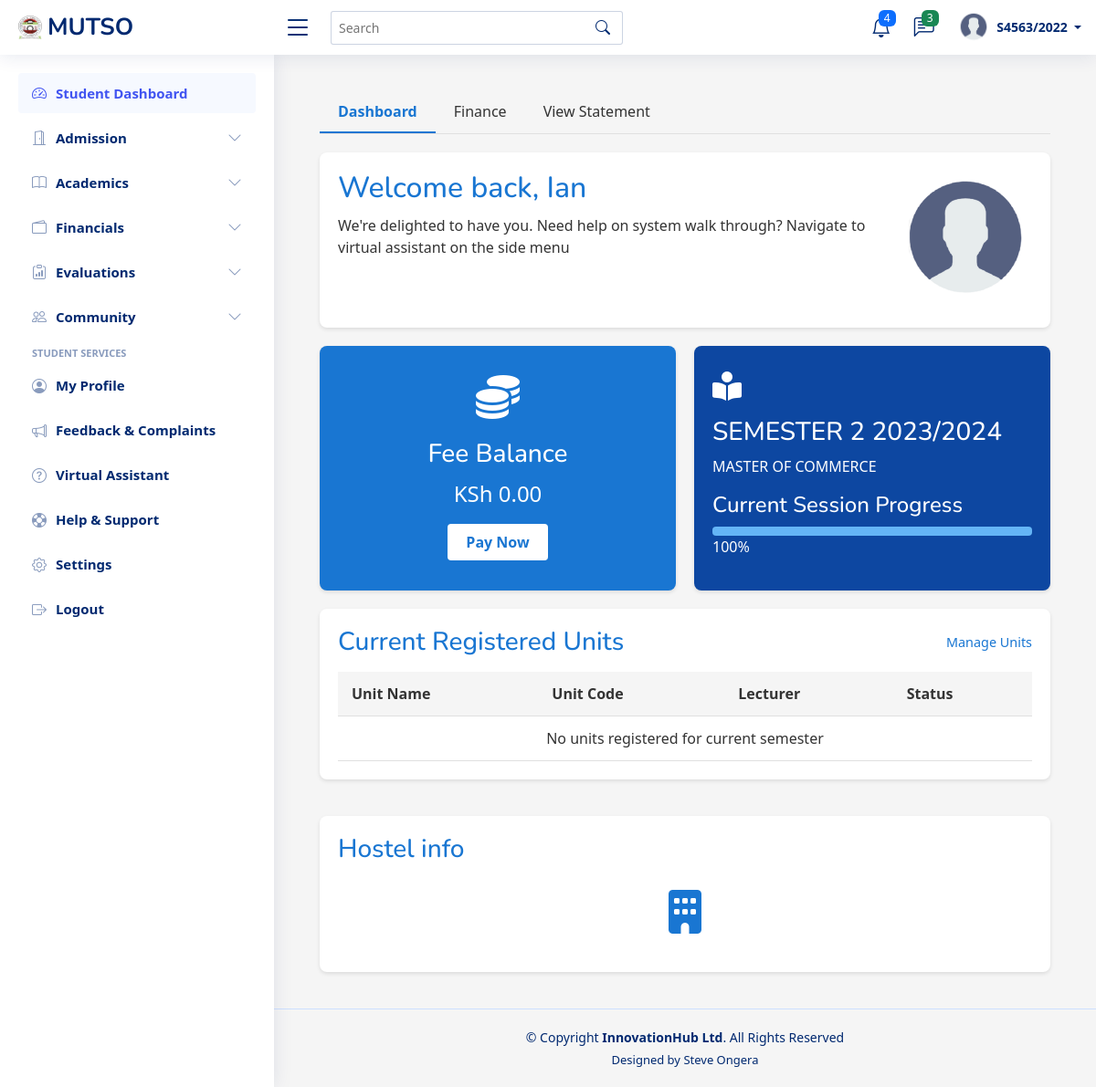
Before: /student/dashboard/ (signed in) with the older database file.
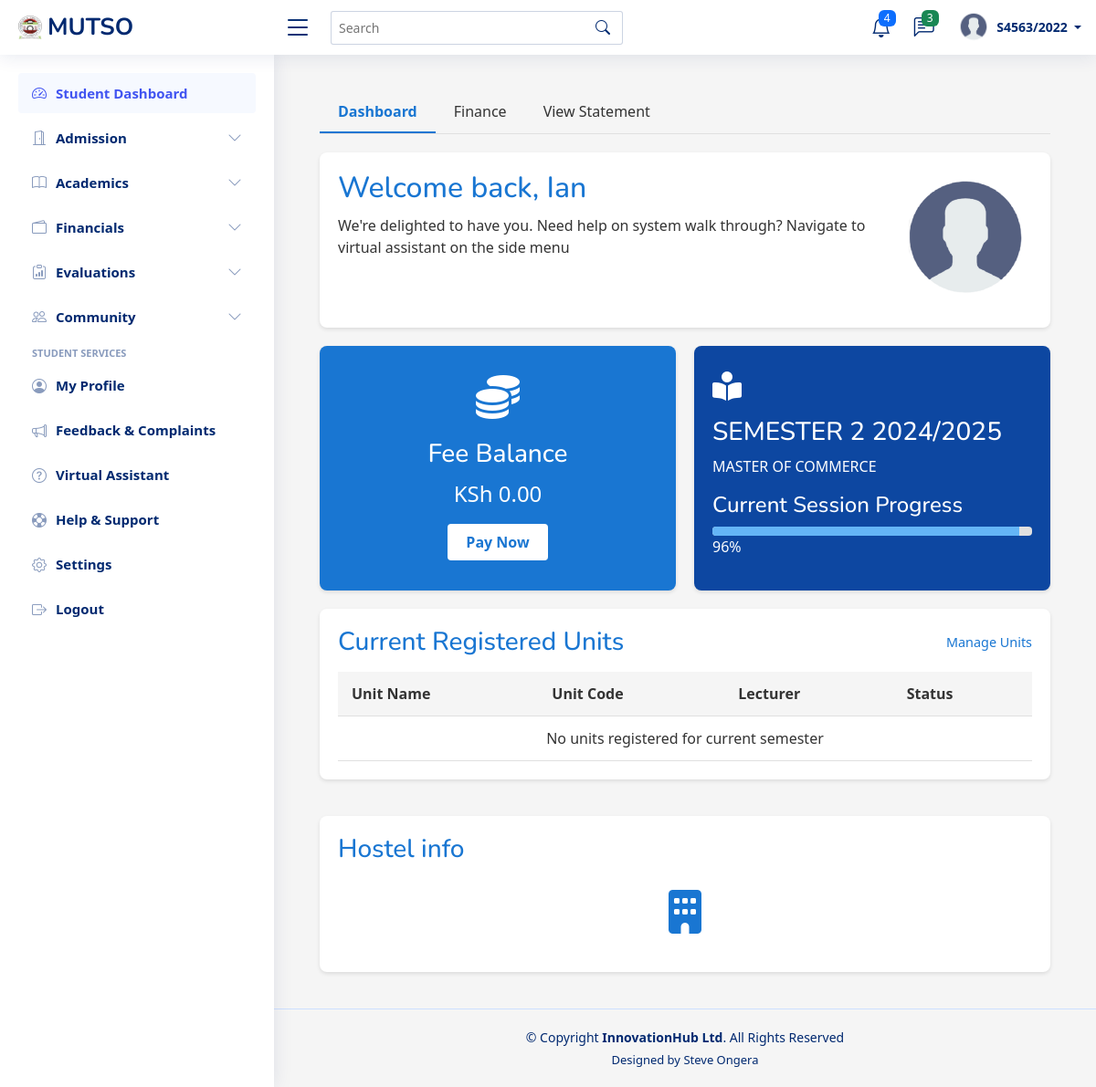
After: the same page with the newer database file.
### students_portal/models.py (models this page shows, shortened)
class Semester(models.Model):
    academic_year = models.ForeignKey(AcademicYear, on_delete=models.CASCADE, related_name='semesters')
    name = models.CharField(max_length=50)
    number = models.IntegerField()  # 1, 2, or 3 depending on programme
    start_date = models.DateField()
    end_date = models.DateField()
    is_current = models.BooleanField(default=False)
    class Meta:
        unique_together = ('academic_year', 'number')

class AcademicYear(models.Model):
    name = models.CharField(max_length=50)
    start_date = models.DateField()
    end_date = models.DateField()
    is_current = models.BooleanField(default=False)

### students_portal/views.py (the view)
# urls.py: path('student/dashboard/', views.student_dashboard, name='student_dashboard'),
@login_required
@login_required
def student_dashboard(request):
    if request.session.get('user_type') != 'student':
        messages.error(request, "You don't have access to the student dashboard.")
        return redirect('login')
    student_id = request.session.get('student_id')
    try:
        student = Student.objects.select_related('programme').get(id=student_id)
        programme = student.programme
        current_semester = Semester.objects.filter(is_current=True).first()
        if not current_semester:
            current_semester = Semester.objects.order_by('-academic_year__start_date', '-start_date').first()
        enrolled_units = []
        session_progress = 0
        if current_semester:
            enrolled_units = StudentEnrollment.objects.filter(
                student=student,
                semester=current_semester
            ).select_related('programme_unit', 'programme_unit__unit')
            if current_semester.end_date and current_semester.start_date:
                today = datetime.now().date()
                total_days = (current_semester.end_date - current_semester.start_date).days
                days_passed = max(0, (today - current_semester.start_date).days)
                session_progress = min(100, round((days_passed / total_days) * 100)) if total_days > 0 else 0
        current_balance = 0
        current_fee_record = None
        if current_semester:
            current_fee_structure = FeesStructure.objects.filter(
                programme=programme,
                year_of_study=student.current_year,
                semester=student.current_semester,
                academic_year=current_semester.academic_year
            ).first()
            if current_fee_structure:
                current_fee_record = StudentFee.objects.filter(
                    student=student,
                    fee_structure=current_fee_structure
                ).first()
                if current_fee_record:
                    current_balance = current_fee_record.balance
        context = {
            'student': student,
            'programme': programme,
            'current_semester': current_semester,
            'enrolled_units': enrolled_units,
            'session_progress': session_progress,
            'current_balance': current_balance,
            'current_fee_record': current_fee_record,  # Pass the entire record for more details if needed
            'page_title': 'Student Dashboard',
        }
        return render(request, 'dashboards/student_dashborad_page.html', context)
    except Student.DoesNotExist:
        messages.error(request, "Student data profile not found. Please contact administration.")
        return redirect('login')

### templates/dashboards/student_dashborad_page.html (shortened to what this page needs)
{% extends 'base/base.html' %}
{% load static %}
{% block content %}
<link rel="stylesheet" href="{% static 'assets/css/student_dashboard.css' %}">
<div class="main-content">
    <div class="dashboard-tabs">
        <div class="tab active">Dashboard</div>
        <div class="tab">Finance</div>
        <div class="tab">View Statement</div>
    </div>
    <div class="welcome-card">
        <div class="welcome-text">
            <h2>Welcome back, {{ user.first_name }}</h2>
            <p>We're delighted to have you. Need help on system walk through? Navigate to virtual assistant on the side menu</p>
        </div>
        <div class="welcome-image">
            <img src="{% static 'assets/img/profile.png' %}" alt="Student Dashboard">
        </div>
    </div>
    <div class="dashboard-grid">
        <div class="fee-card">
            <div class="fee-icon">
                <i class="fas fa-coins"></i>
            </div>
            <h3>Fee Balance</h3>
            <div class="fee-balance"> KSh {{ current_balance|floatformat:2 }}</div>
            <button class="pay-btn">Pay Now</button>
        </div>
        <div class="semester-card">
            <div class="semester-icon">
                <i class="fas fa-book-reader"></i>
            </div>
            <h3>SEMESTER {{ student.current_semester }} {{ current_semester.academic_year.name  }}</h3>
            <p>{{ programme.name|upper }}</p>
            <h4>Current Session Progress</h4>
            <div class="progress-bar">
                <div class="progress-fill" style="width: {{ session_progress }}%;"></div>
            </div>
            <p>{{ session_progress }}%</p>
        </div>
        <div class="units-section dashboard-full-width">
            <div class="section-header">
                <h3 class="section-title">Current Registered Units</h3>
                <a href="{% url 'unit_enrollment' %}" class="view-all">Manage Units</a>
            </div>
            <table class="units-table">
                <thead>
                    <tr>
                        <th>Unit Name</th>
                        <th>Unit Code</th>
                        <th>Lecturer</th>
                        <th>Status</th>
                    </tr>
                </thead>
                <tbody>
                    {% for enrollment in enrolled_units %}
                    <tr>
                        <td>{{ enrollment.programme_unit.unit.name }}</td>
                        <td>{{ enrollment.programme_unit.unit.code }}</td>
                        <td>
                            {% with allocation=enrollment.programme_unit.unit_allocations.first %}
                                {% if allocation %}
                                    {{ allocation.lecturer.get_full_name }}
                                {% else %}
                                    Not Assigned
                                {% endif %}
                            {% endwith %}
                        </td>
                        <td class="status-pending">Registered</td>
                    </tr>
                    {% empty %}
                    <tr>
                        <td colspan="4" class="text-center">No units registered for current semester</td>
                    </tr>
                    {% endfor %}
                </tbody>
            </table>
        </div>
        <div class="hostel-card dashboard-full-width">
            <h3 class="hostel-title">Hostel info</h3>
            <div class="hostel-icon">
                <i class="fas fa-building"></i>
            </div>
        </div>
    </div>
</div>
{% endblock %}

Changed rows visible on the page:
no longer on this page (row edited): Semester: academic_year.name "2023/2024"
now on this page (row edited): Semester: academic_year.name "2024/2025"
Other visible differences:
{{ session_progress }}: 100 → 96 (drawn)
{{ session_progress }}: "100" → "96"
